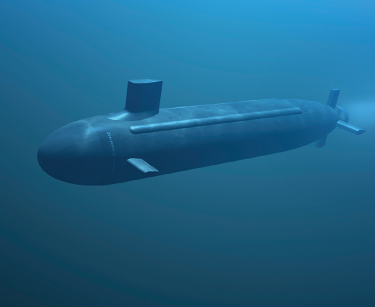
#> input picture data/submarine.bmp, 375 x 307 px
$ jupyter execute laplace_demo.ipynb   (older library calls are emulated)
#> lines starting #> are read from the running program, lines starting #| are printed output that depends on the picture
Use the OpenCV function Laplacian() to implement a discrete analog of the Laplacian operator.
<br>
其实下面这些都是空域滤波,并不是频域滤波
<br>
https://docs.opencv.org/3.4/d5/db5/tutorial_laplace_operator.html

[cell 1]
import cv2
import numpy as np


src = cv2.imread('./data/submarine.bmp')
#> src is the input picture: shape (307, 375, 3); mean B, G, R 136.3, 99.7, 29.4

#减少噪声
src = cv2.GaussianBlur(src, (3, 3), 0)

dst_b = np.zeros_like(src)
dst_g = np.zeros_like(src)
dst_r = np.zeros_like(src)


#Laplacian
dst_b = cv2.Laplacian(src[:,:,0], cv2.CV_16S, ksize=3)
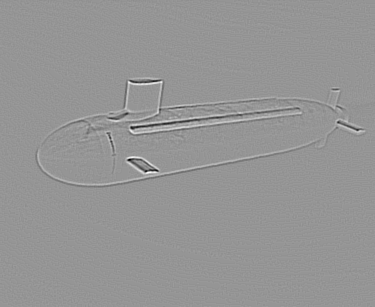
#> dst_b: shape (307, 375) int16; min -190, max 134, mean 0; drawn with min black and max white
dst_g = cv2.Laplacian(src[:,:,1], cv2.CV_16S, ksize=3)
dst_r = cv2.Laplacian(src[:,:,2], cv2.CV_16S, ksize=3)
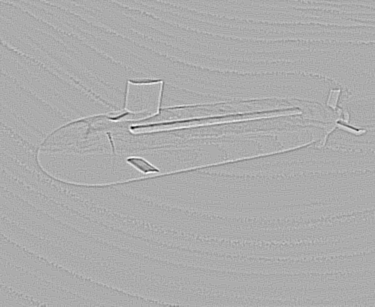
#> dst_r: shape (307, 375) int16; min -166, max 80, mean 0; drawn with min black and max white

#convert to uint8
abs_dst_b = cv2.convertScaleAbs(dst_b)
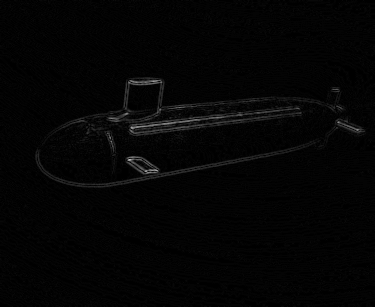
#> abs_dst_b: shape (307, 375); min 0, max 190, mean 4.4
abs_dst_g = cv2.convertScaleAbs(dst_g)
abs_dst_r = cv2.convertScaleAbs(dst_r)


cv2.imshow('laplacian b', abs_dst_b)
cv2.imshow('laplacian g', abs_dst_g)
cv2.imshow('laplacian r', abs_dst_r)
while cv2.waitKey(0) == 27:
#> (key Esc is pressed here)
    cv2.destroyAllWindows()
    break

Gaussian Blurring
<br>
https://docs.opencv.org/4.x/d4/d13/tutorial_py_filtering.html

[cell 2]
import cv2

img = cv2.imread('./data/fish.bmp')
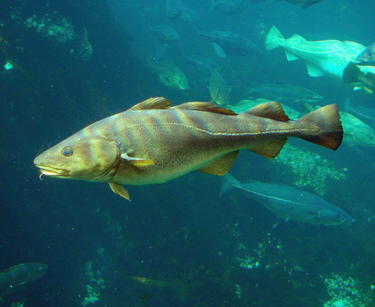
#> input picture data/fish.bmp, 375 x 307 px
#> img is the input picture: shape (307, 375, 3); mean B, G, R 98.4, 95.5, 27.2
blur = cv2.GaussianBlur(img, (5, 5), 0)

print(blur.shape)
#| (307, 375, 3)


# [4 lines of commented-out code are left out]

[cell 3]
import numpy as np
mix = np.zeros_like(blur)


mix[:,:,0] = blur[:,:,0] + abs_dst_b
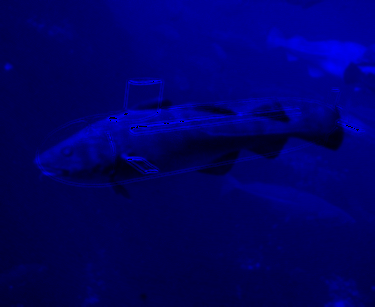
#> mix: shape (307, 375, 3); mean B, G, R 102.6, 0, 0
mix[:,:,1] = blur[:,:,1] + abs_dst_g
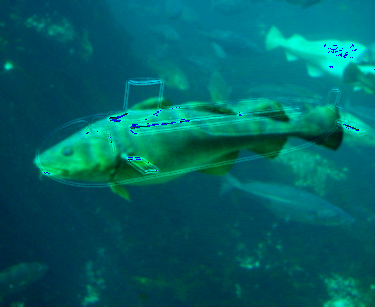
#> mix: shape (307, 375, 3); mean B, G, R 102.6, 98.9, 0
mix[:,:,2] = blur[:,:,2] + abs_dst_r
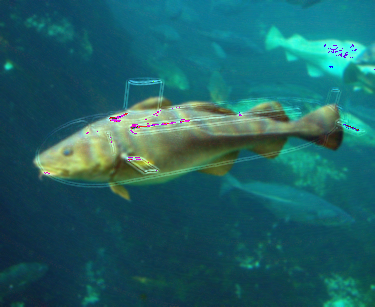
#> mix: shape (307, 375, 3); mean B, G, R 102.6, 98.9, 31.5


abs_mix = mix.astype(np.uint8)

abs_mix = cv2.cvtColor(abs_mix, cv2.COLOR_BGR2GRAY)
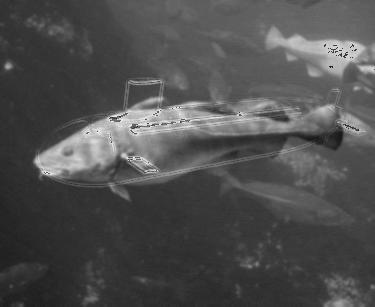
#> abs_mix: shape (307, 375); min 22, max 241, mean 79.2
cv2.imshow('mix', abs_mix)
while(cv2.waitKey(0) == 27):
#> (key Esc is pressed here)
    cv2.destroyAllWindows()
    break
